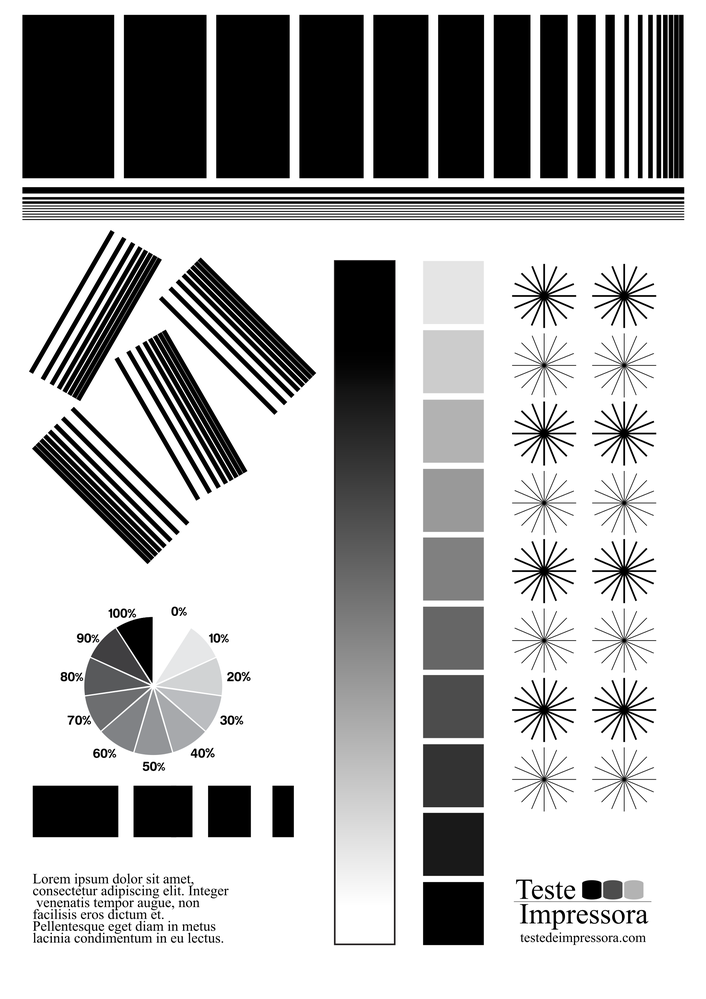
#> input picture Implementacoes/filtro-media/imagem.png, 706 x 999 px, shrunk from 2067 x 2923 before the run
$ python main.py
#> lines starting #> are read from the running program, lines starting #| are printed output that depends on the picture
# Trabalho Prático - Processamento Digital de Imagens
# Discentes: Helorrayne Cristine de Alcantara Rodrigues e Wanderson Almeida de Mello
# filtro de média

from PIL import Image
import numpy as np
import os


def salvar(imagem_obj, nome_saida):
    """
    Salva a imagem na pasta 'output'

    Args:
        imagem_obj (PIL.Image): Objeto de imagem a ser salvo
        nome_saida (str): Nome do arquivo de saída
    """
    os.makedirs("output", exist_ok=True)
    caminho_saida = os.path.join("output", nome_saida)
    imagem_obj.save(caminho_saida)
    print(f"Imagem salva em: {caminho_saida}")

def imagem_para_matriz(caminho_imagem):
    """
    Converte uma imagem em uma matriz numpy.

    Args:
        caminho_imagem (str): Caminho da imagem

    Returns:
        numpy.ndarray: Matriz de pixels em escala de cinza ou None se a imagem não for encontrada.
    """
#> called with caminho_imagem = 'imagem.png'
    try:
        imagem_obj = Image.open(caminho_imagem).convert('L')  # Converte para escala de cinza
        matriz_imagem = np.array(imagem_obj, dtype=np.float32)
        return matriz_imagem
    except FileNotFoundError:
        print(f"Erro: Imagem não encontrada em '{caminho_imagem}'")
        return None
    except Exception as e:
        print(f"Erro ao processar a imagem: {e}")
        return None

def filtro_media(matriz_imagem, tamanho_filtro):


#> called with tamanho_filtro = 7
    qtd_linhas_imagem, qtd_colunas_imagem = matriz_imagem.shape
#> qtd_linhas_imagem = 999; qtd_colunas_imagem = 706

    ponto_central_filtro = tamanho_filtro // 2
    filtro = np.ones((tamanho_filtro, tamanho_filtro), dtype=np.float32) / (tamanho_filtro * tamanho_filtro)
    # Cria o filtro de média preenchido com 1/(tamanho_filtro*tamanho_filtro)
    matriz_filtrada = np.zeros((qtd_linhas_imagem, qtd_colunas_imagem), dtype=np.float32)

    for linha in range(qtd_linhas_imagem):
        for coluna in range(qtd_colunas_imagem):
            # atribui valor zero para os pixels que não podem ser calculados nas bordas
           if (linha < ponto_central_filtro or linha >= qtd_linhas_imagem - ponto_central_filtro or
               coluna < ponto_central_filtro or coluna >= qtd_colunas_imagem - ponto_central_filtro):
                matriz_filtrada[linha, coluna] = 0
           else:
                soma = np.sum(matriz_imagem[linha - ponto_central_filtro:linha + ponto_central_filtro + 1,
                                            coluna - ponto_central_filtro:coluna + ponto_central_filtro + 1] * filtro)
                matriz_filtrada[linha, coluna] = soma
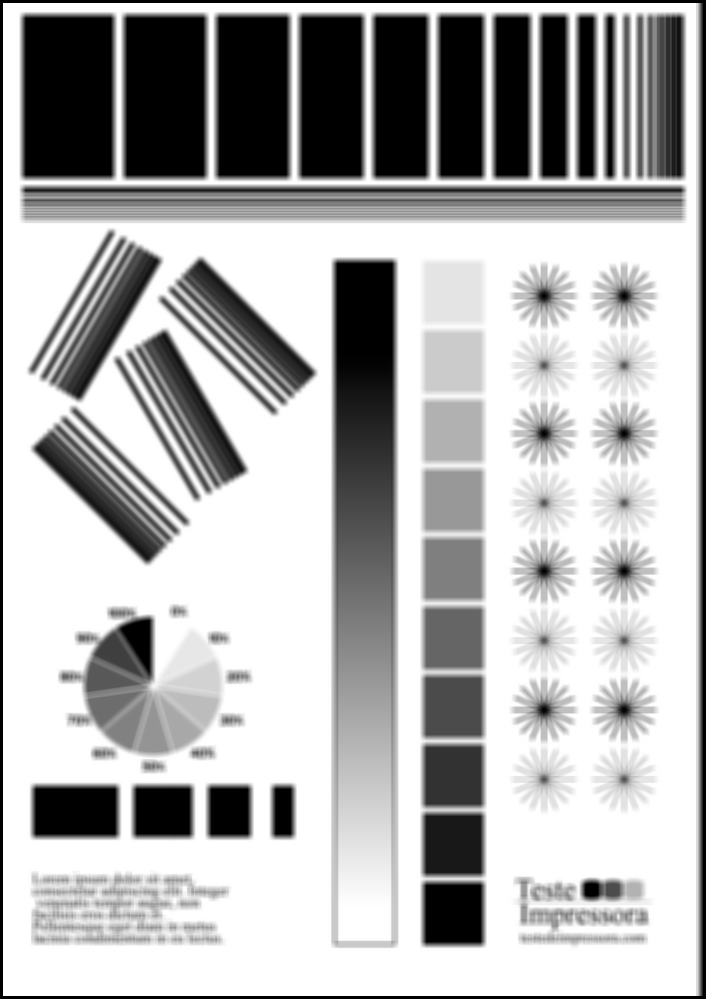
#> matriz_filtrada: shape (999, 706) float32; min 0, max 255, mean 177.8; drawn with min black and max white

    return matriz_filtrada


def main():
    # Carregar a imagem
    caminho_imagem = "imagem.png"
    matriz_imagem = imagem_para_matriz(caminho_imagem)

    if matriz_imagem is None:
        return

    # Definir o tamanho do filtro
    tamanho_filtro = 7  # Deve ser ímpar
    # Aplicar o filtro de média
    matriz_filtrada = filtro_media(matriz_imagem, tamanho_filtro)
    # Converter a matriz filtrada de volta para imagem
    matriz_filtrada_clipada = np.clip(matriz_filtrada, 0, 255)
    imagem_filtrada_obj = Image.fromarray(matriz_filtrada_clipada.astype(np.uint8), 'L')

    # Salvar a imagem filtrada
    nome_base, extensao = os.path.splitext(os.path.basename(caminho_imagem))
    nome_arquivo_saida = f"{nome_base}_filtrada_media_{tamanho_filtro}x{tamanho_filtro}{extensao}"
    salvar(imagem_filtrada_obj, nome_arquivo_saida)

    print(f"Filtro de média {tamanho_filtro}x{tamanho_filtro} aplicado com sucesso!")

if __name__ == "__main__":
    main()
